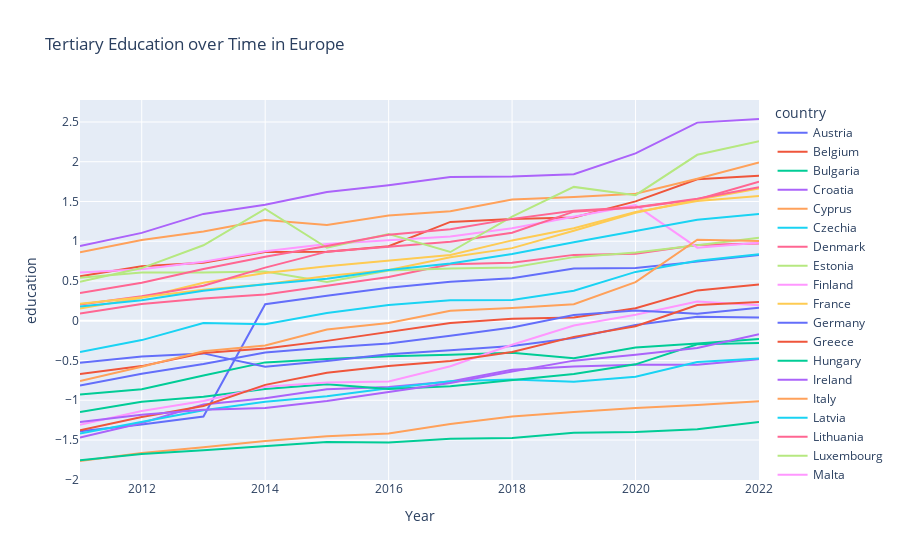

The code cell stored with this chart in its notebook:
### Code cell
fig = px.line(
    combined,
    x='year',
    y='education',
    color='country',
    labels={'year': 'Year', 'qol': 'Tertiary Education'},
    title='Tertiary Education over Time in Europe',
    hover_data=['country', 'year']
)
fig

### Figure 1 — Plotly figure (JSON) as saved in the notebook; plotly's stock layout.template omitted (floating-point values rounded to 4 significant figures)
{"data": [{"customdata": [["Austria"], ["Austria"], ["Austria"], ["Austria"], ["Austria"], ["Austria"], ["Austria"], ["Austria"], ["Austria"], ["Austria"], ["Austria"], ["Austria"]], "hovertemplate": "country=%{customdata[0]}<br>Year=%{x}<br>education=%{y}<extra></extra>", "legendgroup": "Austria", "line": {"color": "#636efa", "dash": "solid"}, "marker": {"symbol": "circle"}, "mode": "lines", "name": "Austria", "orientation": "v", "showlegend": true, "type": "scatter", "x": [2011, 2012, 2013, 2014, 2015, 2016, 2017, 2018, 2019, 2020, 2021, 2022], "xaxis": "x", "y": [-1.392, -1.304, -1.205, 0.2068, 0.3139, 0.416, 0.4911, 0.5354, 0.6559, 0.6646, 0.7433, 0.8258], "yaxis": "y"}, {"customdata": [["Belgium"], ["Belgium"], ["Belgium"], ["Belgium"], ["Belgium"], ["Belgium"], ["Belgium"], ["Belgium"], ["Belgium"], ["Belgium"], ["Belgium"], ["Belgium"]], "hovertemplate": "country=%{customdata[0]}<br>Year=%{x}<br>education=%{y}<extra></extra>", "legendgroup": "Belgium", "line": {"color": "#EF553B", "dash": "solid"}, "marker": {"symbol": "circle"}, "mode": "lines", "name": "Belgium", "orientation": "v", "showlegend": true, "type": "scatter", "x": [2011, 2012, 2013, 2014, 2015, 2016, 2017, 2018, 2019, 2020, 2021, 2022], "xaxis": "x", "y": [0.56, 0.6855, 0.7285, 0.8651, 0.8676, 0.9377, 1.243, 1.281, 1.298, 1.501, 1.778, 1.825], "yaxis": "y"}, {"customdata": [["Bulgaria"], ["Bulgaria"], ["Bulgaria"], ["Bulgaria"], ["Bulgaria"], ["Bulgaria"], ["Bulgaria"], ["Bulgaria"], ["Bulgaria"], ["Bulgaria"], ["Bulgaria"], ["Bulgaria"]], "hovertemplate": "country=%{customdata[0]}<br>Year=%{x}<br>education=%{y}<extra></extra>", "legendgroup": "Bulgaria", "line": {"color": "#00cc96", "dash": "solid"}, "marker": {"symbol": "circle"}, "mode": "lines", "name": "Bulgaria", "orientation": "v", "showlegend": true, "type": "scatter", "x": [2011, 2012, 2013, 2014, 2015, 2016, 2017, 2018, 2019, 2020, 2021, 2022], "xaxis": "x", "y": [-0.9265, -0.8613, -0.6878, -0.5241, -0.481, -0.4466, -0.4293, -0.4035, -0.4724, -0.3371, -0.2878, -0.23], "yaxis": "y"}, {"customdata": [["Croatia"], ["Croatia"], ["Croatia"], ["Croatia"], ["Croatia"], ["Croatia"], ["Croatia"], ["Croatia"], ["Croatia"], ["Croatia"], ["Croatia"], ["Croatia"]], "hovertemplate": "country=%{customdata[0]}<br>Year=%{x}<br>education=%{y}<extra></extra>", "legendgroup": "Croatia", "line": {"color": "#ab63fa", "dash": "solid"}, "marker": {"symbol": "circle"}, "mode": "lines", "name": "Croatia", "orientation": "v", "showlegend": true, "type": "scatter", "x": [2011, 2012, 2013, 2014, 2015, 2016, 2017, 2018, 2019, 2020, 2021, 2022], "xaxis": "x", "y": [-1.47, -1.287, -1.054, -0.9757, -0.8625, -0.8329, -0.764, -0.6176, -0.5758, -0.5524, -0.5536, -0.4835], "yaxis": "y"}, {"customdata": [["Cyprus"], ["Cyprus"], ["Cyprus"], ["Cyprus"], ["Cyprus"], ["Cyprus"], ["Cyprus"], ["Cyprus"], ["Cyprus"], ["Cyprus"], ["Cyprus"], ["Cyprus"]], "hovertemplate": "country=%{customdata[0]}<br>Year=%{x}<br>education=%{y}<extra></extra>", "legendgroup": "Cyprus", "line": {"color": "#FFA15A", "dash": "solid"}, "marker": {"symbol": "circle"}, "mode": "lines", "name": "Cyprus", "orientation": "v", "showlegend": true, "type": "scatter", "x": [2011, 2012, 2013, 2014, 2015, 2016, 2017, 2018, 2019, 2020, 2021, 2022], "xaxis": "x", "y": [0.8614, 1.015, 1.122, 1.267, 1.205, 1.323, 1.378, 1.523, 1.555, 1.596, 1.786, 1.99], "yaxis": "y"}, {"customdata": [["Czechia"], ["Czechia"], ["Czechia"], ["Czechia"], ["Czechia"], ["Czechia"], ["Czechia"], ["Czechia"], ["Czechia"], ["Czechia"], ["Czechia"], ["Czechia"]], "hovertemplate": "country=%{customdata[0]}<br>Year=%{x}<br>education=%{y}<extra></extra>", "legendgroup": "Czechia", "line": {"color": "#19d3f3", "dash": "solid"}, "marker": {"symbol": "circle"}, "mode": "lines", "name": "Czechia", "orientation": "v", "showlegend": true, "type": "scatter", "x": [2011, 2012, 2013, 2014, 2015, 2016, 2017, 2018, 2019, 2020, 2021, 2022], "xaxis": "x", "y": [-1.42, -1.27, -1.127, -1.02, -0.9498, -0.8489, -0.7628, -0.7394, -0.7665, -0.705, -0.5204, -0.4749], "yaxis": "y"}, {"customdata": [["Denmark"], ["Denmark"], ["Denmark"], ["Denmark"], ["Denmark"], ["Denmark"], ["Denmark"], ["Denmark"], ["Denmark"], ["Denmark"], ["Denmark"], ["Denmark"]], "hovertemplate": "country=%{customdata[0]}<br>Year=%{x}<br>education=%{y}<extra></extra>", "legendgroup": "Denmark", "line": {"color": "#FF6692", "dash": "solid"}, "marker": {"symbol": "circle"}, "mode": "lines", "name": "Denmark", "orientation": "v", "showlegend": true, "type": "scatter", "x": [2011, 2012, 2013, 2014, 2015, 2016, 2017, 2018, 2019, 2020, 2021, 2022], "xaxis": "x", "y": [0.09115, 0.2105, 0.2782, 0.3311, 0.4406, 0.5514, 0.7089, 0.7298, 0.8282, 0.843, 0.9537, 0.9722], "yaxis": "y"}, {"customdata": [["Estonia"], ["Estonia"], ["Estonia"], ["Estonia"], ["Estonia"], ["Estonia"], ["Estonia"], ["Estonia"], ["Estonia"], ["Estonia"], ["Estonia"], ["Estonia"]], "hovertemplate": "country=%{customdata[0]}<br>Year=%{x}<br>education=%{y}<extra></extra>", "legendgroup": "Estonia", "line": {"color": "#B6E880", "dash": "solid"}, "marker": {"symbol": "circle"}, "mode": "lines", "name": "Estonia", "orientation": "v", "showlegend": true, "type": "scatter", "x": [2011, 2012, 2013, 2014, 2015, 2016, 2017, 2018, 2019, 2020, 2021, 2022], "xaxis": "x", "y": [0.539, 0.6067, 0.6067, 0.6203, 0.4874, 0.6326, 0.6572, 0.6695, 0.7999, 0.8577, 0.9488, 1.045], "yaxis": "y"}, {"customdata": [["Finland"], ["Finland"], ["Finland"], ["Finland"], ["Finland"], ["Finland"], ["Finland"], ["Finland"], ["Finland"], ["Finland"], ["Finland"], ["Finland"]], "hovertemplate": "country=%{customdata[0]}<br>Year=%{x}<br>education=%{y}<extra></extra>", "legendgroup": "Finland", "line": {"color": "#FF97FF", "dash": "solid"}, "marker": {"symbol": "circle"}, "mode": "lines", "name": "Finland", "orientation": "v", "showlegend": true, "type": "scatter", "x": [2011, 2012, 2013, 2014, 2015, 2016, 2017, 2018, 2019, 2020, 2021, 2022], "xaxis": "x", "y": [0.6067, 0.6473, 0.7408, 0.875, 0.966, 1.015, 1.058, 1.163, 1.304, 1.453, 0.9193, 0.982], "yaxis": "y"}, {"customdata": [["France"], ["France"], ["France"], ["France"], ["France"], ["France"], ["France"], ["France"], ["France"], ["France"], ["France"], ["France"]], "hovertemplate": "country=%{customdata[0]}<br>Year=%{x}<br>education=%{y}<extra></extra>", "legendgroup": "France", "line": {"color": "#FECB52", "dash": "solid"}, "marker": {"symbol": "circle"}, "mode": "lines", "name": "France", "orientation": "v", "showlegend": true, "type": "scatter", "x": [2011, 2012, 2013, 2014, 2015, 2016, 2017, 2018, 2019, 2020, 2021, 2022], "xaxis": "x", "y": [0.1539, 0.288, 0.4788, 0.6006, 0.6842, 0.7568, 0.8258, 1.01, 1.164, 1.368, 1.506, 1.57], "yaxis": "y"}, {"customdata": [["Germany"], ["Germany"], ["Germany"], ["Germany"], ["Germany"], ["Germany"], ["Germany"], ["Germany"], ["Germany"], ["Germany"], ["Germany"], ["Germany"]], "hovertemplate": "country=%{customdata[0]}<br>Year=%{x}<br>education=%{y}<extra></extra>", "legendgroup": "Germany", "line": {"color": "#636efa", "dash": "solid"}, "marker": {"symbol": "circle"}, "mode": "lines", "name": "Germany", "orientation": "v", "showlegend": true, "type": "scatter", "x": [2011, 2012, 2013, 2014, 2015, 2016, 2017, 2018, 2019, 2020, 2021, 2022], "xaxis": "x", "y": [-0.5302, -0.449, -0.4109, -0.5795, -0.5081, -0.422, -0.3715, -0.3186, -0.2165, -0.05282, 0.05054, 0.03947], "yaxis": "y"}, {"customdata": [["Greece"], ["Greece"], ["Greece"], ["Greece"], ["Greece"], ["Greece"], ["Greece"], ["Greece"], ["Greece"], ["Greece"], ["Greece"], ["Greece"]], "hovertemplate": "country=%{customdata[0]}<br>Year=%{x}<br>education=%{y}<extra></extra>", "legendgroup": "Greece", "line": {"color": "#EF553B", "dash": "solid"}, "marker": {"symbol": "circle"}, "mode": "lines", "name": "Greece", "orientation": "v", "showlegend": true, "type": "scatter", "x": [2011, 2012, 2013, 2014, 2015, 2016, 2017, 2018, 2019, 2020, 2021, 2022], "xaxis": "x", "y": [-0.6718, -0.5709, -0.406, -0.3506, -0.2534, -0.1402, -0.02944, 0.0247, 0.04193, 0.1564, 0.3815, 0.4541], "yaxis": "y"}, {"customdata": [["Hungary"], ["Hungary"], ["Hungary"], ["Hungary"], ["Hungary"], ["Hungary"], ["Hungary"], ["Hungary"], ["Hungary"], ["Hungary"], ["Hungary"], ["Hungary"]], "hovertemplate": "country=%{customdata[0]}<br>Year=%{x}<br>education=%{y}<extra></extra>", "legendgroup": "Hungary", "line": {"color": "#00cc96", "dash": "solid"}, "marker": {"symbol": "circle"}, "mode": "lines", "name": "Hungary", "orientation": "v", "showlegend": true, "type": "scatter", "x": [2011, 2012, 2013, 2014, 2015, 2016, 2017, 2018, 2019, 2020, 2021, 2022], "xaxis": "x", "y": [-1.148, -1.019, -0.9572, -0.86, -0.7985, -0.8576, -0.8256, -0.7468, -0.6705, -0.5487, -0.2965, -0.2805], "yaxis": "y"}, {"customdata": [["Ireland"], ["Ireland"], ["Ireland"], ["Ireland"], ["Ireland"], ["Ireland"], ["Ireland"], ["Ireland"], ["Ireland"], ["Ireland"], ["Ireland"], ["Ireland"]], "hovertemplate": "country=%{customdata[0]}<br>Year=%{x}<br>education=%{y}<extra></extra>", "legendgroup": "Ireland", "line": {"color": "#ab63fa", "dash": "solid"}, "marker": {"symbol": "circle"}, "mode": "lines", "name": "Ireland", "orientation": "v", "showlegend": true, "type": "scatter", "x": [2011, 2012, 2013, 2014, 2015, 2016, 2017, 2018, 2019, 2020, 2021, 2022], "xaxis": "x", "y": [0.939, 1.105, 1.344, 1.459, 1.619, 1.704, 1.806, 1.814, 1.843, 2.104, 2.492, 2.537], "yaxis": "y"}, {"customdata": [["Italy"], ["Italy"], ["Italy"], ["Italy"], ["Italy"], ["Italy"], ["Italy"], ["Italy"], ["Italy"], ["Italy"], ["Italy"], ["Italy"]], "hovertemplate": "country=%{customdata[0]}<br>Year=%{x}<br>education=%{y}<extra></extra>", "legendgroup": "Italy", "line": {"color": "#FFA15A", "dash": "solid"}, "marker": {"symbol": "circle"}, "mode": "lines", "name": "Italy", "orientation": "v", "showlegend": true, "type": "scatter", "x": [2011, 2012, 2013, 2014, 2015, 2016, 2017, 2018, 2019, 2020, 2021, 2022], "xaxis": "x", "y": [-1.764, -1.665, -1.592, -1.513, -1.453, -1.417, -1.299, -1.203, -1.149, -1.098, -1.061, -1.013], "yaxis": "y"}, {"customdata": [["Latvia"], ["Latvia"], ["Latvia"], ["Latvia"], ["Latvia"], ["Latvia"], ["Latvia"], ["Latvia"], ["Latvia"], ["Latvia"], ["Latvia"], ["Latvia"]], "hovertemplate": "country=%{customdata[0]}<br>Year=%{x}<br>education=%{y}<extra></extra>", "legendgroup": "Latvia", "line": {"color": "#19d3f3", "dash": "solid"}, "marker": {"symbol": "circle"}, "mode": "lines", "name": "Latvia", "orientation": "v", "showlegend": true, "type": "scatter", "x": [2011, 2012, 2013, 2014, 2015, 2016, 2017, 2018, 2019, 2020, 2021, 2022], "xaxis": "x", "y": [-0.3937, -0.2435, -0.02944, -0.0442, 0.09607, 0.1982, 0.256, 0.2622, 0.3766, 0.6141, 0.7556, 0.8368], "yaxis": "y"}, {"customdata": [["Lithuania"], ["Lithuania"], ["Lithuania"], ["Lithuania"], ["Lithuania"], ["Lithuania"], ["Lithuania"], ["Lithuania"], ["Lithuania"], ["Lithuania"], ["Lithuania"], ["Lithuania"]], "hovertemplate": "country=%{customdata[0]}<br>Year=%{x}<br>education=%{y}<extra></extra>", "legendgroup": "Lithuania", "line": {"color": "#FF6692", "dash": "solid"}, "marker": {"symbol": "circle"}, "mode": "lines", "name": "Lithuania", "orientation": "v", "showlegend": true, "type": "scatter", "x": [2011, 2012, 2013, 2014, 2015, 2016, 2017, 2018, 2019, 2020, 2021, 2022], "xaxis": "x", "y": [0.2044, 0.3065, 0.4394, 0.6682, 0.8688, 0.9279, 0.9931, 1.108, 1.372, 1.424, 1.526, 1.75], "yaxis": "y"}, {"customdata": [["Luxembourg"], ["Luxembourg"], ["Luxembourg"], ["Luxembourg"], ["Luxembourg"], ["Luxembourg"], ["Luxembourg"], ["Luxembourg"], ["Luxembourg"], ["Luxembourg"], ["Luxembourg"], ["Luxembourg"]], "hovertemplate": "country=%{customdata[0]}<br>Year=%{x}<br>education=%{y}<extra></extra>", "legendgroup": "Luxembourg", "line": {"color": "#B6E880", "dash": "solid"}, "marker": {"symbol": "circle"}, "mode": "lines", "name": "Luxembourg", "orientation": "v", "showlegend": true, "type": "scatter", "x": [2011, 2012, 2013, 2014, 2015, 2016, 2017, 2018, 2019, 2020, 2021, 2022], "xaxis": "x", "y": [0.4911, 0.6621, 0.9488, 1.407, 0.918, 1.089, 0.8639, 1.309, 1.683, 1.579, 2.087, 2.257], "yaxis": "y"}, {"customdata": [["Malta"], ["Malta"], ["Malta"], ["Malta"], ["Malta"], ["Malta"], ["Malta"], ["Malta"], ["Malta"], ["Malta"], ["Malta"], ["Malta"]], "hovertemplate": "country=%{customdata[0]}<br>Year=%{x}<br>education=%{y}<extra></extra>", "legendgroup": "Malta", "line": {"color": "#FF97FF", "dash": "solid"}, "marker": {"symbol": "circle"}, "mode": "lines", "name": "Malta", "orientation": "v", "showlegend": true, "type": "scatter", "x": [2011, 2012, 2013, 2014, 2015, 2016, 2017, 2018, 2019, 2020, 2021, 2022], "xaxis": "x", "y": [-1.308, -1.136, -1.009, -0.8317, -0.7763, -0.7653, -0.5733, -0.3026, -0.0602, 0.07638, 0.2413, 0.1957], "yaxis": "y"}, {"customdata": [["Netherlands"], ["Netherlands"], ["Netherlands"], ["Netherlands"], ["Netherlands"], ["Netherlands"], ["Netherlands"], ["Netherlands"], ["Netherlands"], ["Netherlands"], ["Netherlands"], ["Netherlands"]], "hovertemplate": "country=%{customdata[0]}<br>Year=%{x}<br>education=%{y}<extra></extra>", "legendgroup": "Netherlands", "line": {"color": "#FECB52", "dash": "solid"}, "marker": {"symbol": "circle"}, "mode": "lines", "name": "Netherlands", "orientation": "v", "showlegend": true, "type": "scatter", "x": [2011, 2012, 2013, 2014, 2015, 2016, 2017, 2018, 2019, 2020, 2021, 2022], "xaxis": "x", "y": [0.2142, 0.2942, 0.3902, 0.4578, 0.5624, 0.6375, 0.7975, 0.9131, 1.132, 1.357, 1.521, 1.664], "yaxis": "y"}, {"customdata": [["Poland"], ["Poland"], ["Poland"], ["Poland"], ["Poland"], ["Poland"], ["Poland"], ["Poland"], ["Poland"], ["Poland"], ["Poland"], ["Poland"]], "hovertemplate": "country=%{customdata[0]}<br>Year=%{x}<br>education=%{y}<extra></extra>", "legendgroup": "Poland", "line": {"color": "#636efa", "dash": "solid"}, "marker": {"symbol": "circle"}, "mode": "lines", "name": "Poland", "orientation": "v", "showlegend": true, "type": "scatter", "x": [2011, 2012, 2013, 2014, 2015, 2016, 2017, 2018, 2019, 2020, 2021, 2022], "xaxis": "x", "y": [-0.8145, -0.6681, -0.5438, -0.3998, -0.3383, -0.2878, -0.1882, -0.08604, 0.07146, 0.1293, 0.08746, 0.1625], "yaxis": "y"}, {"customdata": [["Portugal"], ["Portugal"], ["Portugal"], ["Portugal"], ["Portugal"], ["Portugal"], ["Portugal"], ["Portugal"], ["Portugal"], ["Portugal"], ["Portugal"], ["Portugal"]], "hovertemplate": "country=%{customdata[0]}<br>Year=%{x}<br>education=%{y}<extra></extra>", "legendgroup": "Portugal", "line": {"color": "#EF553B", "dash": "solid"}, "marker": {"symbol": "circle"}, "mode": "lines", "name": "Portugal", "orientation": "v", "showlegend": true, "type": "scatter", "x": [2011, 2012, 2013, 2014, 2015, 2016, 2017, 2018, 2019, 2020, 2021, 2022], "xaxis": "x", "y": [-1.378, -1.211, -1.072, -0.8071, -0.6545, -0.5696, -0.5056, -0.3937, -0.2029, -0.06881, 0.197, 0.2351], "yaxis": "y"}, {"customdata": [["Romania"], ["Romania"], ["Romania"], ["Romania"], ["Romania"], ["Romania"], ["Romania"], ["Romania"], ["Romania"], ["Romania"], ["Romania"], ["Romania"]], "hovertemplate": "country=%{customdata[0]}<br>Year=%{x}<br>education=%{y}<extra></extra>", "legendgroup": "Romania", "line": {"color": "#00cc96", "dash": "solid"}, "marker": {"symbol": "circle"}, "mode": "lines", "name": "Romania", "orientation": "v", "showlegend": true, "type": "scatter", "x": [2011, 2012, 2013, 2014, 2015, 2016, 2017, 2018, 2019, 2020, 2021, 2022], "xaxis": "x", "y": [-1.756, -1.677, -1.629, -1.576, -1.527, -1.532, -1.484, -1.475, -1.41, -1.399, -1.366, -1.275], "yaxis": "y"}, {"customdata": [["Slovakia"], ["Slovakia"], ["Slovakia"], ["Slovakia"], ["Slovakia"], ["Slovakia"], ["Slovakia"], ["Slovakia"], ["Slovakia"], ["Slovakia"], ["Slovakia"], ["Slovakia"]], "hovertemplate": "country=%{customdata[0]}<br>Year=%{x}<br>education=%{y}<extra></extra>", "legendgroup": "Slovakia", "line": {"color": "#ab63fa", "dash": "solid"}, "marker": {"symbol": "circle"}, "mode": "lines", "name": "Slovakia", "orientation": "v", "showlegend": true, "type": "scatter", "x": [2011, 2012, 2013, 2014, 2015, 2016, 2017, 2018, 2019, 2020, 2021, 2022], "xaxis": "x", "y": [-1.275, -1.184, -1.118, -1.098, -1.009, -0.8957, -0.7825, -0.6398, -0.5019, -0.4293, -0.3432, -0.1697], "yaxis": "y"}, {"customdata": [["Slovenia"], ["Slovenia"], ["Slovenia"], ["Slovenia"], ["Slovenia"], ["Slovenia"], ["Slovenia"], ["Slovenia"], ["Slovenia"], ["Slovenia"], ["Slovenia"], ["Slovenia"]], "hovertemplate": "country=%{customdata[0]}<br>Year=%{x}<br>education=%{y}<extra></extra>", "legendgroup": "Slovenia", "line": {"color": "#FFA15A", "dash": "solid"}, "marker": {"symbol": "circle"}, "mode": "lines", "name": "Slovenia", "orientation": "v", "showlegend": true, "type": "scatter", "x": [2011, 2012, 2013, 2014, 2015, 2016, 2017, 2018, 2019, 2020, 2021, 2022], "xaxis": "x", "y": [-0.7591, -0.5782, -0.3851, -0.3112, -0.1094, -0.02944, 0.1256, 0.1588, 0.208, 0.4849, 1.019, 1.003], "yaxis": "y"}, {"customdata": [["Spain"], ["Spain"], ["Spain"], ["Spain"], ["Spain"], ["Spain"], ["Spain"], ["Spain"], ["Spain"], ["Spain"], ["Spain"], ["Spain"]], "hovertemplate": "country=%{customdata[0]}<br>Year=%{x}<br>education=%{y}<extra></extra>", "legendgroup": "Spain", "line": {"color": "#19d3f3", "dash": "solid"}, "marker": {"symbol": "circle"}, "mode": "lines", "name": "Spain", "orientation": "v", "showlegend": true, "type": "scatter", "x": [2011, 2012, 2013, 2014, 2015, 2016, 2017, 2018, 2019, 2020, 2021, 2022], "xaxis": "x", "y": [0.1797, 0.2573, 0.3779, 0.4591, 0.528, 0.6387, 0.7212, 0.8381, 0.9882, 1.128, 1.271, 1.343], "yaxis": "y"}, {"customdata": [["Sweden"], ["Sweden"], ["Sweden"], ["Sweden"], ["Sweden"], ["Sweden"], ["Sweden"], ["Sweden"], ["Sweden"], ["Sweden"], ["Sweden"], ["Sweden"]], "hovertemplate": "country=%{customdata[0]}<br>Year=%{x}<br>education=%{y}<extra></extra>", "legendgroup": "Sweden", "line": {"color": "#FF6692", "dash": "solid"}, "marker": {"symbol": "circle"}, "mode": "lines", "name": "Sweden", "orientation": "v", "showlegend": true, "type": "scatter", "x": [2011, 2012, 2013, 2014, 2015, 2016, 2017, 2018, 2019, 2020, 2021, 2022], "xaxis": "x", "y": [0.3471, 0.4788, 0.6498, 0.8036, 0.9402, 1.082, 1.152, 1.281, 1.382, 1.426, 1.533, 1.68], "yaxis": "y"}], "layout": {"legend": {"title": {"text": "country"}, "tracegroupgap": 0}, "title": {"text": "Tertiary Education over Time in Europe"}, "xaxis": {"anchor": "y", "domain": [0, 1], "title": {"text": "Year"}}, "yaxis": {"anchor": "x", "domain": [0, 1], "title": {"text": "education"}}}}
